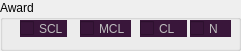
   <widget class="QGroupBox" name="gb_award">
    <property name="geometry">
     <rect>
      <x>30</x>
      <y>640</y>
      <width>241</width>
      <height>51</height>
     </rect>
    </property>
    <property name="styleSheet">
     <string notr="true">QGroupBox#gb_award{color: #fff;background-color: #39163A;border-radius-top-right: 3px;border-radius-bottom-right: 3px;border-left: 3px solid white;}</string>
    </property>
    <property name="title">
     <string>Award</string>
    </property>
    <widget class="QCheckBox" name="checkSCL">
     <property name="enabled">
      <bool>false</bool>
     </property>
     <property name="geometry">
      <rect>
       <x>20</x>
       <y>20</y>
       <width>47</width>
       <height>17</height>
      </rect>
     </property>
     <property name="styleSheet">
      <string notr="true">background-color: #39163A;</string>
     </property>
     <property name="text">
      <string>SCL</string>
     </property>
    </widget>
    <widget class="QCheckBox" name="checkMCL">
     <property name="enabled">
      <bool>false</bool>
     </property>
     <property name="geometry">
      <rect>
       <x>80</x>
       <y>20</y>
       <width>51</width>
       <height>17</height>
      </rect>
     </property>
     <property name="styleSheet">
      <string notr="true">background-color: #39163A;</string>
     </property>
     <property name="text">
      <string>MCL</string>
     </property>
    </widget>
    <widget class="QCheckBox" name="checkCL">
     <property name="enabled">
      <bool>false</bool>
     </property>
     <property name="geometry">
      <rect>
       <x>140</x>
       <y>20</y>
       <width>47</width>
       <height>17</height>
      </rect>
     </property>
     <property name="styleSheet">
      <string notr="true">background-color: #39163A;</string>
     </property>
     <property name="text">
      <string>CL</string>
     </property>
    </widget>
    <widget class="QCheckBox" name="checkN">
     <property name="enabled">
      <bool>false</bool>
     </property>
     <property name="geometry">
      <rect>
       <x>190</x>
       <y>20</y>
       <width>41</width>
       <height>17</height>
      </rect>
     </property>
     <property name="styleSheet">
      <string notr="true">background-color: #39163A;</string>
     </property>
     <property name="text">
      <string>N</string>
     </property>
    </widget>
   </widget>
